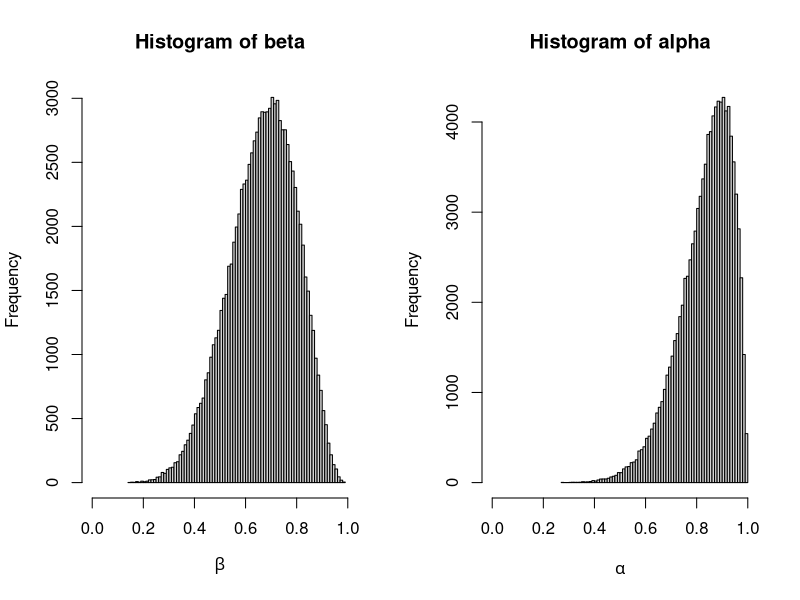
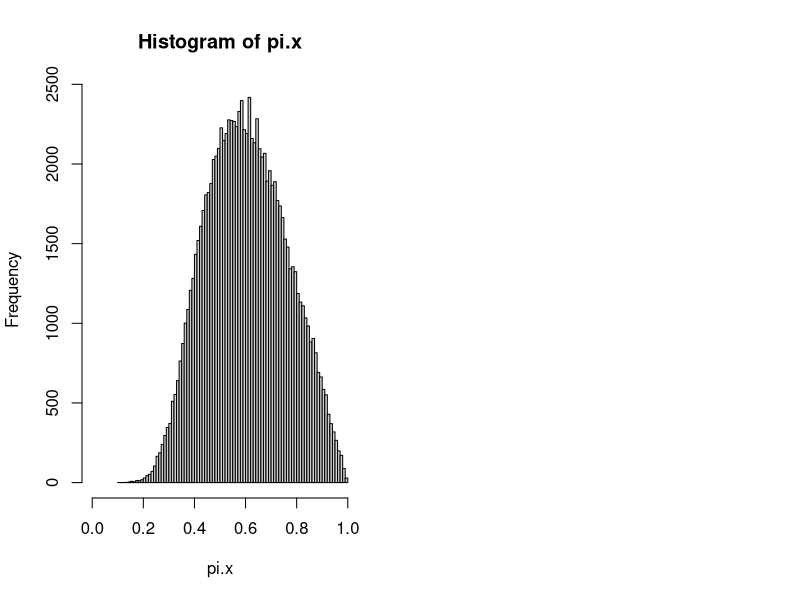
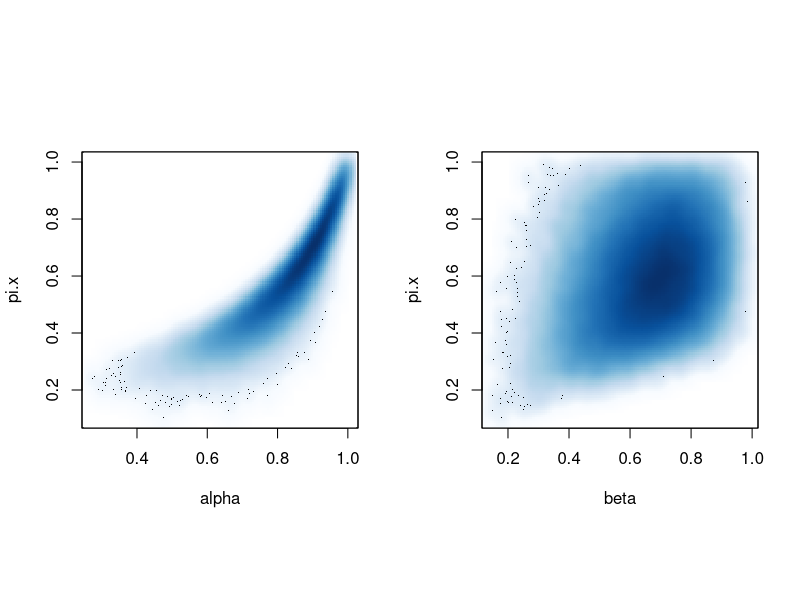
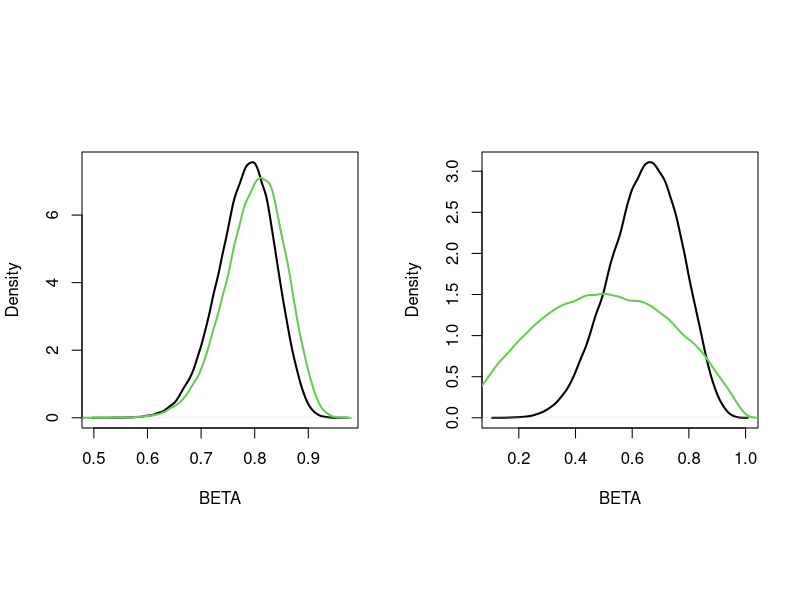
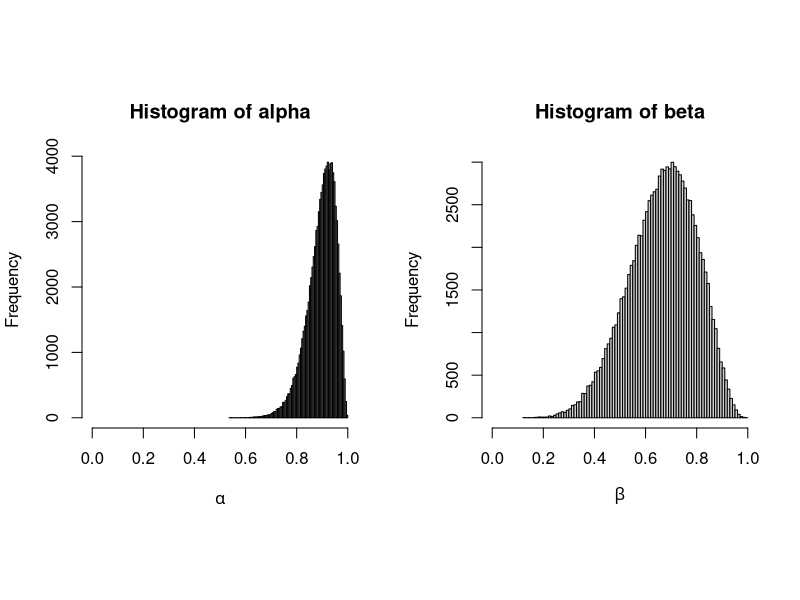
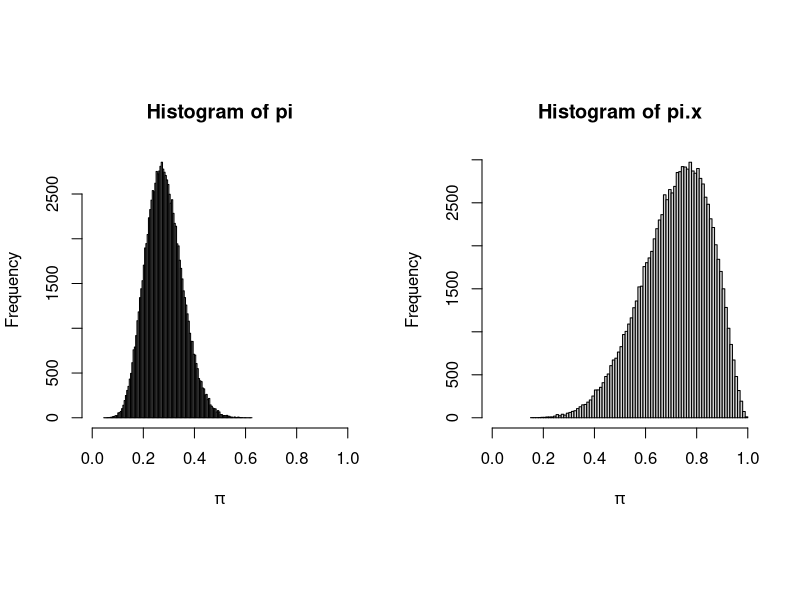
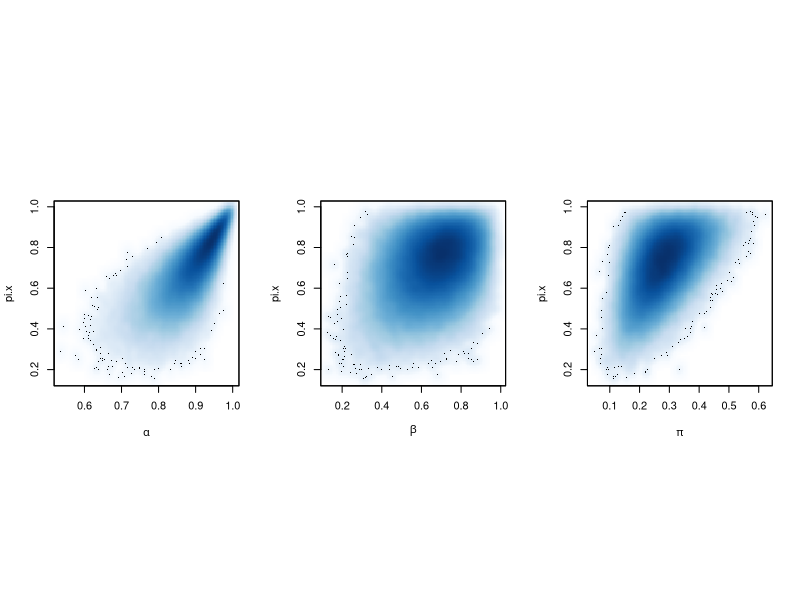
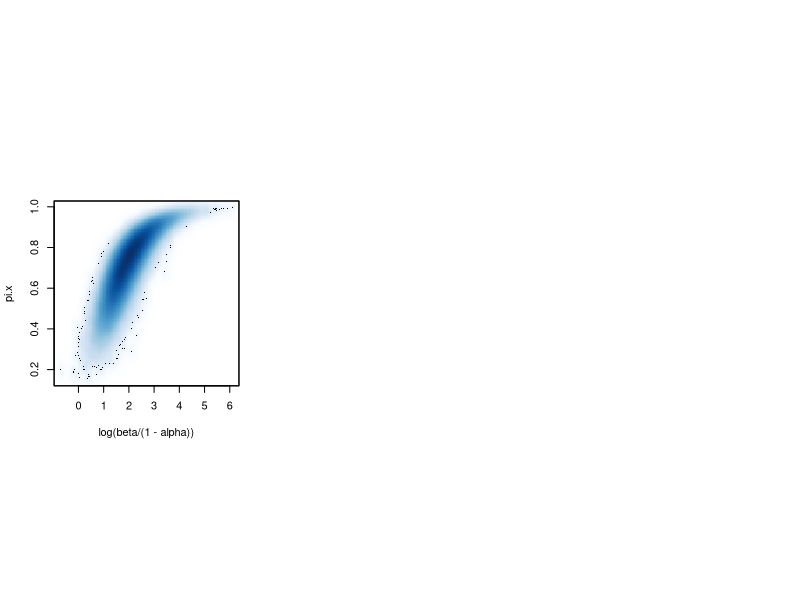

These charts were generated, in order, by the following R code:
## ---- chunk 1
pbinom(3, 12, 0.5)
1-pnbinom(8, 3, 0.5)
## ---- chunk 2
x1 = 7
n1 = 10
x0 = 1
n0 = 10
## ---- chunk 3
MM = 100000 # monte carlo draws
a0 = b0 = a1 = b1 = p0 = p1 = 1 # prior hyperparameters (uniform)
beta = rbeta(MM,x1+b1,n1-x1+b0)
alpha = rbeta(MM,n0-x0+b0,x0+b1)
## ---- chunk 4
par(mfrow = c(1,2))
hist(beta,nclass=100,xlim=c(0,1), xlab = expression(beta))
hist(alpha,nclass=100,xlim=c(0,1), xlab = expression(alpha))
## ---- chunk 5
mean(alpha)
sd(alpha)
mean(beta)
sd(beta)
## ---- chunk 6
pi = 0.25
pi.x = (pi*beta)/(pi*beta + (1-pi)*(1-alpha))
hist(pi.x, nclass = 100, xlim = c(0,1))
## ---- chunk 7
mean(pi.x)
mean(pi.x > 0.5)
## ---- chunk 8
par(mfrow = c(1,2), pty = "s")
smoothScatter(alpha,pi.x)
smoothScatter(beta,pi.x)
## ---- chunk 9
b0 = 10; b1 = 40
beta.pre = rbeta(MM,b1,b0)
beta.post = rbeta(MM,x1+b1,n1-x1+b0) 
plot(density(beta.post),lwd=2,xlab="BETA",main="") 
lines(density(beta.pre),lwd=2,col=3)
## ---- chunk 10
b0 = 2; b1 = 2
beta.pre = rbeta(MM,b1,b0)
beta.post = rbeta(MM,x1+b1,n1-x1+b0) 
plot(density(beta.post),lwd=2,xlab="BETA",main="") 
lines(density(beta.pre),lwd=2,col=3)
## ---- chunk 11
x1 = 7
n1 = 10
x0 = 2
n0 = 27
## ---- chunk 12
MM = 100000 # monte carlo draws
a0 = b0 = a1 = b1 = p0 = p1 = 1 # prior hyperparameters (uniform) 
beta = rbeta(MM,x1+b1,n1-x1+b0)
alpha = rbeta(MM,n0-x0+b0,x0+b1)
pi = rbeta(MM,n1+p1,n0+p1)
## ---- chunk 13
hist(alpha,nclass=100,xlim=c(0,1), xlab = expression(alpha))
hist(beta,nclass=100,xlim=c(0,1), xlab = expression(beta))
hist(pi,nclass=100,xlim=c(0,1), xlab = expression(pi))
## ---- chunk 14
pi.x = (pi*beta)/(pi*beta+(1-pi)*(1-alpha))
mean(pi.x)
mean(pi.x>.5)
## ---- chunk 15
hist(pi.x,nclass=100,xlim=c(0,1), xlab = expression(pi))
## ---- chunk 16
par(mfrow = c(1,3), pty = "s")
smoothScatter(alpha, pi.x, xlab = expression(alpha))
smoothScatter(beta, pi.x, xlab = expression(beta))
smoothScatter(pi, pi.x, xlab = expression(pi))
## ---- chunk 17
par(pty="s")
smoothScatter(log(beta/(1-alpha)),pi.x)
